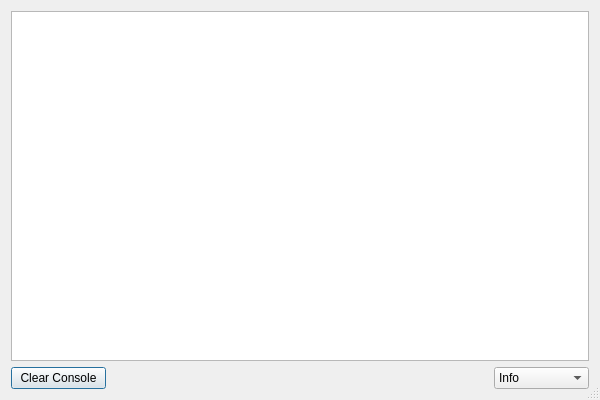
<?xml version="1.0" encoding="UTF-8"?>
<ui version="4.0">
 <class>Dialog</class>
 <widget class="QDialog" name="Dialog">
  <property name="geometry">
   <rect>
    <x>0</x>
    <y>0</y>
    <width>600</width>
    <height>400</height>
   </rect>
  </property>
  <property name="windowTitle">
   <string>Console</string>
  </property>
  <property name="sizeGripEnabled">
   <bool>true</bool>
  </property>
  <layout class="QVBoxLayout" name="verticalLayout">
   <item>
    <widget class="QTextEdit" name="textEdit">
     <property name="readOnly">
      <bool>true</bool>
     </property>
    </widget>
   </item>
   <item>
    <layout class="QHBoxLayout" name="horizontalLayout" stretch="1,4,1">
     <item>
      <widget class="QPushButton" name="button_clear">
       <property name="text">
        <string>Clear Console</string>
       </property>
      </widget>
     </item>
     <item>
      <spacer name="horizontalSpacer">
       <property name="orientation">
        <enum>Qt::Orientation::Horizontal</enum>
       </property>
       <property name="sizeHint" stdset="0">
        <size>
         <width>40</width>
         <height>20</height>
        </size>
       </property>
      </spacer>
     </item>
     <item>
      <widget class="QComboBox" name="comboBox">
       <property name="currentText">
        <string>Info</string>
       </property>
       <property name="currentIndex">
        <number>1</number>
       </property>
       <item>
        <property name="text">
         <string>Debug</string>
        </property>
       </item>
       <item>
        <property name="text">
         <string>Info</string>
        </property>
       </item>
       <item>
        <property name="text">
         <string>Warning</string>
        </property>
       </item>
       <item>
        <property name="text">
         <string>Error</string>
        </property>
       </item>
       <item>
        <property name="text">
         <string>Critical</string>
        </property>
       </item>
      </widget>
     </item>
    </layout>
   </item>
  </layout>
 </widget>
 <resources/>
 <connections>
  <connection>
   <sender>comboBox</sender>
   <signal>currentIndexChanged(int)</signal>
   <receiver>Dialog</receiver>
   <slot>change_level(int)</slot>
   <hints>
    <hint type="sourcelabel">
     <x>67</x>
     <y>377</y>
    </hint>
    <hint type="destinationlabel">
     <x>299</x>
     <y>199</y>
    </hint>
   </hints>
  </connection>
  <connection>
   <sender>button_clear</sender>
   <signal>clicked()</signal>
   <receiver>textEdit</receiver>
   <slot>clear()</slot>
   <hints>
    <hint type="sourcelabel">
     <x>57</x>
     <y>377</y>
    </hint>
    <hint type="destinationlabel">
     <x>299</x>
     <y>183</y>
    </hint>
   </hints>
  </connection>
 </connections>
 <slots>
  <slot>change_level(int)</slot>
 </slots>
</ui>
